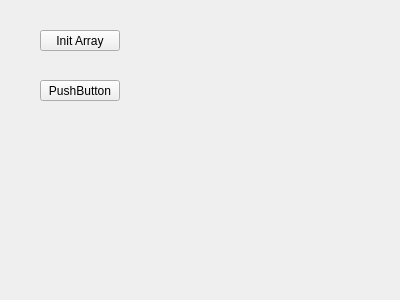
<?xml version="1.0" encoding="UTF-8"?>
<ui version="4.0">
 <class>MainWindow</class>
 <widget class="QMainWindow" name="MainWindow">
  <property name="geometry">
   <rect>
    <x>0</x>
    <y>0</y>
    <width>400</width>
    <height>300</height>
   </rect>
  </property>
  <property name="windowTitle">
   <string>MainWindow</string>
  </property>
  <widget class="QWidget" name="centralWidget">
   <widget class="QPushButton" name="InitArrrayButton">
    <property name="geometry">
     <rect>
      <x>40</x>
      <y>30</y>
      <width>80</width>
      <height>21</height>
     </rect>
    </property>
    <property name="text">
     <string>Init Array</string>
    </property>
   </widget>
   <widget class="QLabel" name="labelArrayIsReady">
    <property name="geometry">
     <rect>
      <x>150</x>
      <y>30</y>
      <width>61</width>
      <height>21</height>
     </rect>
    </property>
    <property name="text">
     <string/>
    </property>
   </widget>
   <widget class="QLabel" name="labelSeqMultyResult">
    <property name="geometry">
     <rect>
      <x>160</x>
      <y>80</y>
      <width>71</width>
      <height>21</height>
     </rect>
    </property>
    <property name="text">
     <string/>
    </property>
   </widget>
   <widget class="QPushButton" name="buttonSeqMulty">
    <property name="geometry">
     <rect>
      <x>40</x>
      <y>80</y>
      <width>80</width>
      <height>21</height>
     </rect>
    </property>
    <property name="text">
     <string>PushButton</string>
    </property>
   </widget>
  </widget>
 </widget>
 <layoutdefault spacing="6" margin="11"/>
 <resources/>
 <connections/>
</ui>
